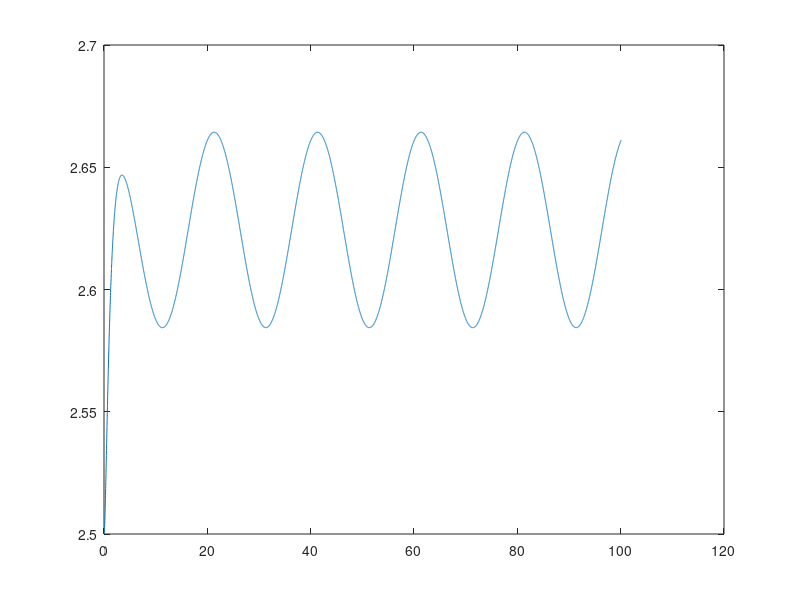

MATLAB code for this plot:
%%Tarefa 3
%autores:João Pedro Campos / Rúbia Reis Guerra
%% based on material from System and Control Theory, by Prof. Roberto Zanasi: 
%% http://www.dii.unimo.it/~zanasi/didattica/Teoria_dei_Sistemi/System_and_Control_Theory_2017.htm
%simulação por espaço de estados
clc
clear all

m = 0.8;
k = 3;
c = 4;
r = 0.1;
l = 0.4;

th=(0.0:0.001:1.0)*pi/2;
th = [th fliplr(th)];
alfa = asin(r/l * sin(th));
alfa = [alfa alfa alfa alfa alfa];
t = 0.01 * [1:length(alfa)];
A = [0,1;-k/m,-c/m];
B = [0;1/m];
C = [1,0];
D = 0;

SYS = ss(A,B,C,D);
f = 2*ones(length(t));
x = lsim(SYS, 8*cos(alfa), t,[2.5 0]);
dotx = diff(x,1);
plot(t,x);


